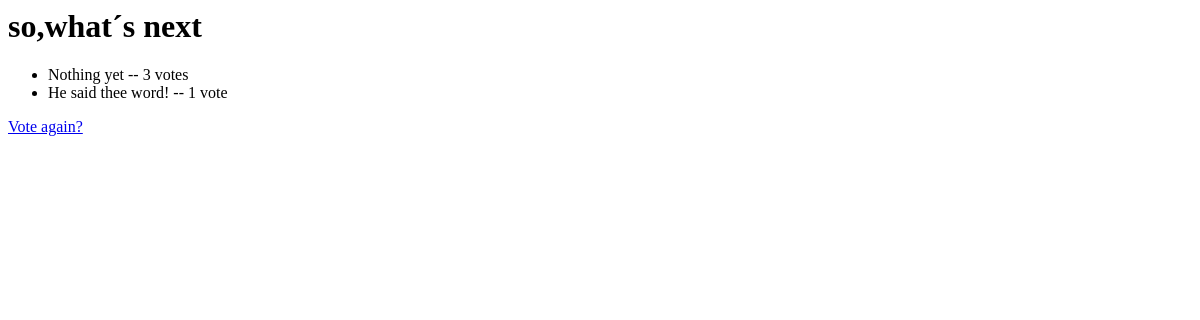
Page /AppStart/2/results/ on the earlier database version.
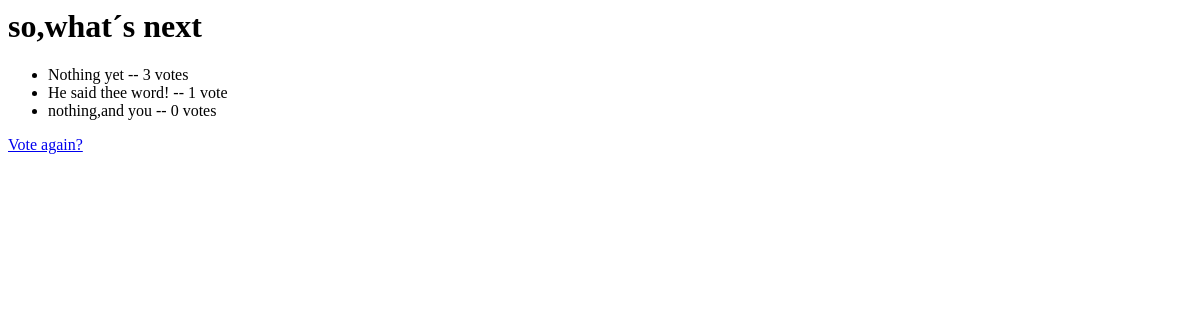
Same page on the later database version.
### AppStart/models.py (models this page shows, shortened)
class Question(models.Model):
    question_text = models.CharField(max_length=200)
    pub_date =models.DateTimeField('date published')
    def was_published_recently(self):
        now = timezone.now()
        return now - datetime.timedelta(days=1) <= self.pub_date <= now
    was_published_recently.admin_order_field = 'pub_date'
    was_published_recently.boolean = True
    was_published_recently.short_description = 'Published recently?'

class Choice(models.Model):
    question = models.ForeignKey(Question,on_delete=models.CASCADE)
    choice_text=models.CharField(max_length=200)
    votes= models.IntegerField(default=0)

### AppStart/views.py (the view)
# urls.py: path('<int:pk>/results/', views.ResultsView.as_view(), name='results'),
class ResultsView(generic.DetailView):
    model = Question
    template_name = 'AppStart/results.html'

### AppStart/templates/AppStart/results.html
<h1>{{ question.question_text }}</h1>
<ul>
{% for choice in question.choice_set.all %}
    <li>{{ choice.choice_text }} -- {{ choice.votes }} vote{{ choice.votes|pluralize }}</li>
{% endfor %}
</ul>
<a href="{% url 'AppStart:detail' question.id %}">Vote again?</a>

Differences in the rows shown:
added Choice: choice_text "nothing,and you", votes "0"
